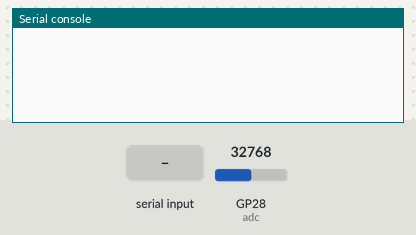
A program run on a simulated Raspberry Pi Pico running MicroPython. On the bench: the last lines printed to the serial console. The inputs (shaded band) are chosen by the test bench; at power-on: GP28 (adc) = 32768 (analog values on the 0–65535 scale).

Above: at 1.2 s.
1.3 s: "D\n" received over the second serial link
At 1.46 s:
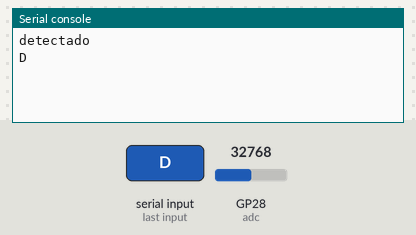
2.8 s: "I\n" received over the second serial link
At 2.96 s:
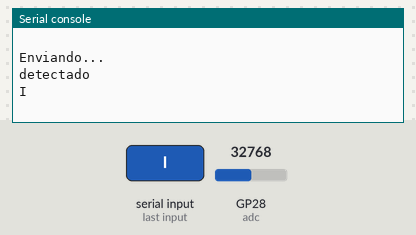
4.3 s: "A\n" received over the second serial link
At 4.46 s:
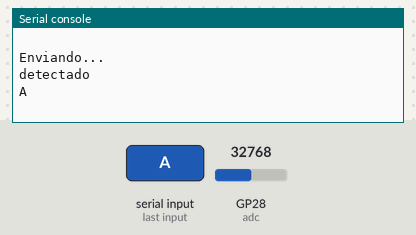
5.8 s: "C\n" received over the second serial link
At 5.96 s:
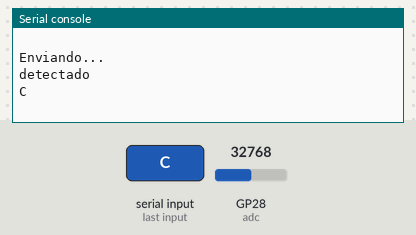

The program:

UARTGUI.py
```python
from machine import UART, Pin
from machine import Timer
from machine import ADC
import time


def EnviarLectura(t): #El método debe tener un argumento en este caso t
    print ('Enviando...')
    ValorADC=adc.read_u16() #Leer valor de
    Voltaje=ValorADC*(3.3/65535) #Conversion a voltaje 16 bits
    Temperatura=(150.0)*(Voltaje/1.5) # Conversion a Temperatura
    uart1.write(str(round(Temperatura,2))) #Enviar valor convertido del ADC
    uart1.write('\n') #Escribir el carácter terminador de la cadena a enviar


adc=ADC(Pin(28)) #Canal Analogo en el pin 28.
uart1= UART(1,baudrate=9600, tx=Pin(4), rx=Pin(5)) #Configurar UART
tim = Timer(period=1500, mode=Timer.PERIODIC, callback=EnviarLectura) #Crear Timer con callback cada 1.5seg
servo1=machine.PWM(Pin(17)) #Servo1 en GPIO17 (Pinza)
servo2=machine.PWM(Pin(16)) #Servo2 en GPIO16 (Base)
servo1.freq(50) #Servomotores a 50Hz de frecuencia
servo2.freq(50)

while True:
    if uart1.any()>0: #Si hay datos disponibles en puerto serial
        print ('detectado') #imprimir detectado
        valor=uart1.read() #Leer dato enviado desde consola
        valorsrt=str(valor.decode('UTF-8')) #Transformar a string mediante decodificador UTF-8
        print (valorsrt) #Imprimir valor leido
        #Mover los servomotores de acuerdo al comando
        if (valorsrt=='D'):
            print('movimiento derecha')
            servo2.duty_u16(6554) #Cambiar duty cycle de servo 2ms
        elif (valorsrt=='I'):
            print ('movimiento izquierda')
            servo2.duty_u16(1638) #Cambiar duty cycle de servo 0.5ms
        elif (valorsrt=='A'):
            print('Abrir pinza')
            servo1.duty_u16(1638)
        elif (valorsrt=='C'):
            print('Cerrar pinza')
            servo1.duty_u16(6554)
```

Measured:
- after the input at 1.3 s, the serial console: prints a new line at once (image 1)
- after the input at 2.8 s, the serial console: prints a new line at once (image 2)
- after the input at 4.3 s, the serial console: prints a new line at once (image 3)
- after the input at 5.8 s, the serial console: prints a new line at once (image 4)
